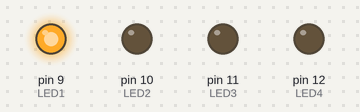
A sketch run on a simulated Arduino Uno, built with avr-gcc and run on an emulated ATmega328P. Parts: output pins drawn as LEDs (lit = HIGH).

Above: at 0.1 s.
At 0.7 s:
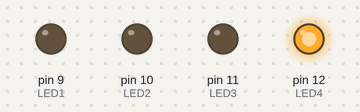
At 1.3 s:
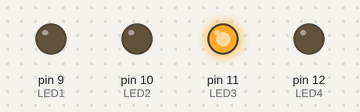
At 2.7 s:
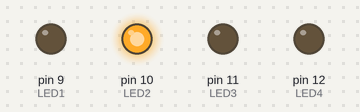
Timing chart, 0 to 3.0 s (numbered marks = the images above):
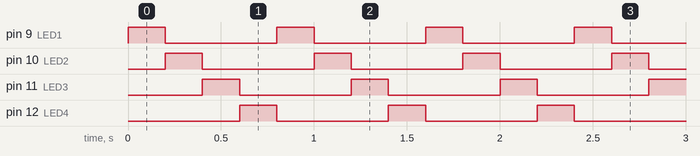

The sketch:

ElecMB_Exercise1.ino
```cpp
//========== Electronics MB Class Exercise 1 ==========

//Purpose: LEDs blink in sequence
//Date: November 4, 2017


//--- Constant definitions ---
#define LED1 9
#define LED2 10
#define LED3 11
#define LED4 12


//---------- Setup routine to run once ----------

void setup()
{
  //Set up pins to use
  pinMode(LED1,OUTPUT);
  pinMode(LED2,OUTPUT);
  pinMode(LED3,OUTPUT);
  pinMode(LED4,OUTPUT);
}


//--- Global variable ---
int counter = 1;


//---------- Loop routine that runs repeatedly ----------

void loop()
{
  //Turn on one LED according to counter
  if(counter==1) digitalWrite(LED1,HIGH);
  if(counter==2) digitalWrite(LED2,HIGH);
  if(counter==3) digitalWrite(LED3,HIGH);
  if(counter==4) digitalWrite(LED4,HIGH);
  delay(200);

  //Increment counter variable
  counter = counter + 1;
  if(counter > 4) counter = 1;

  //Turn off all LEDs for an instant (no delay)
  digitalWrite(LED1,LOW);
  digitalWrite(LED2,LOW);
  digitalWrite(LED3,LOW);
  digitalWrite(LED4,LOW);
}
```

Measured:
- by itself, pin 9 (LED1), pin 10 (LED2), pin 11 (LED3), pin 12 (LED4): alternates HIGH for 0.20 s and LOW for 0.60 s
- by itself, everything shown: repeats every 0.80 s, in 4 steps
